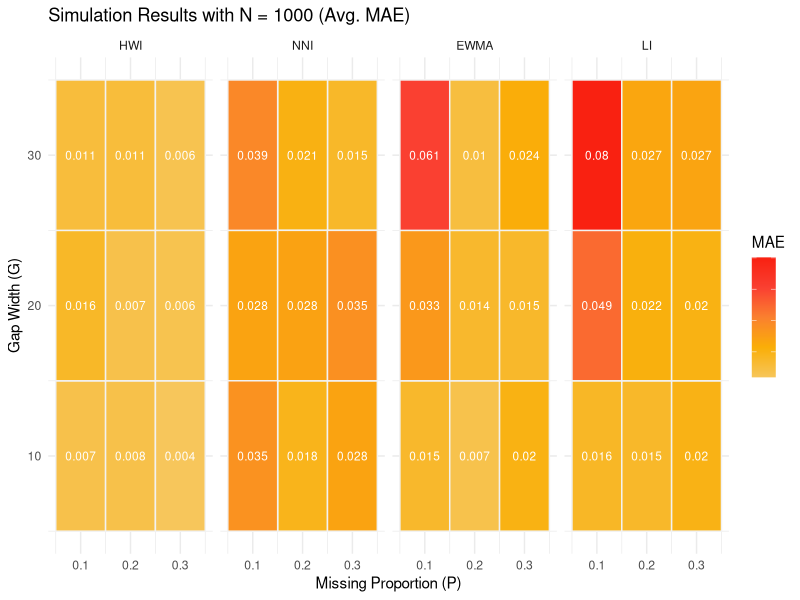
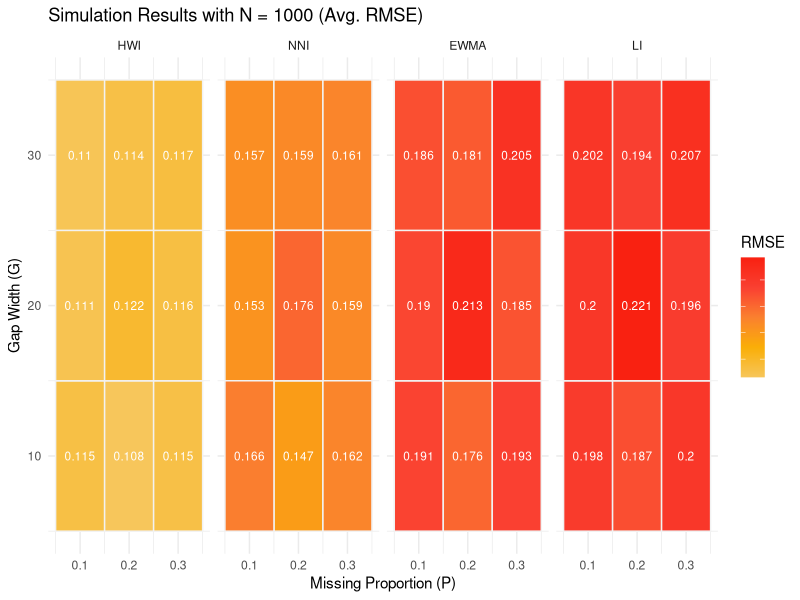
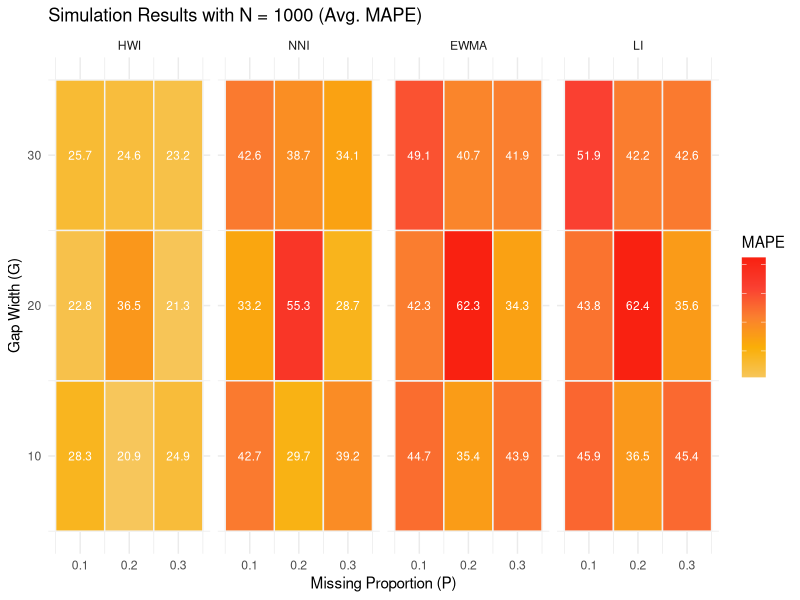

Write R code to recreate these figures, in order.
## ---- chunk 1
knitr::opts_chunk$set(echo = TRUE, warning = FALSE, message = FALSE)
## ---- chunk 2
library(dplyr)
library(ggplot2)

sim1 = read.csv('Simulation_Results/sim_1.csv')
sim2 = read.csv('Simulation_Results/sim_2.csv')

colors = c("#F7C65B","#FAAF08","#FA812F","#FA4032","#F92111")
col = colorRampPalette(colors = colors)(100)
## ---- chunk 3

grouped_NNI = sim1 %>% dplyr::group_by(Method, P, G, max_iter, K, n_series, random, method) %>%
                       dplyr::summarise(mae = mean(MAE), 
                                        rmse = mean(RMSE), 
                                        mape = mean(MAPE))

NNI_mae = grouped_NNI %>% dplyr::arrange(mae) %>% 
                          dplyr::group_by(P, G) %>% 
                          dplyr::filter(row_number()==1)
NNI_rmse = grouped_NNI %>% dplyr::arrange(rmse) %>% 
                          dplyr::group_by(P, G) %>% 
                          dplyr::filter(row_number()==1)
NNI_mape = grouped_NNI %>% dplyr::arrange(mape) %>% 
                          dplyr::group_by(P, G) %>% 
                          dplyr::filter(row_number()==1)

imp_mae = rbind(sim2 %>% dplyr::group_by(Method, P, G) %>% dplyr::summarize(mae = mean(MAE)), 
                NNI_mae %>% dplyr::select(Method, P, G, mae))
imp_rmse = rbind(sim2 %>% dplyr::group_by(Method, P, G) %>% dplyr::summarize(rmse = mean(RMSE)), 
                NNI_rmse %>% dplyr::select(Method, P, G, rmse))
imp_mape = rbind(sim2 %>% dplyr::group_by(Method, P, G) %>% dplyr::summarize(mape = mean(MAPE)), 
                NNI_mape %>% dplyr::select(Method, P, G, mape))

desired_order = c("HWI", "NNI", "EWMA", "LI")
imp_mae$Method = factor(as.character(imp_mae$Method), levels = desired_order)
imp_mae <- imp_mae[order(imp_mae$Method),]
imp_rmse$Method = factor(as.character(imp_rmse$Method), levels = desired_order)
imp_rmse <- imp_rmse[order(imp_rmse$Method),]
imp_mape$Method = factor(as.character(imp_mape$Method), levels = desired_order)
imp_mape <- imp_mape[order(imp_mape$Method),]
## ---- chunk 4
ggplot(imp_mae, aes(P, G, fill = mae)) +
  geom_tile(color = "gray95",lwd = 0.5, linetype = 1) +
  facet_grid(~ Method) +
  labs(title = 'Simulation Results with N = 1000 (Avg. MAE)', 
       x = "Missing Proportion (P)", 
       y = "Gap Width (G)", 
       fill = 'MAE') +
  scale_fill_gradientn(colours = col, values = c(0,1)) + 
  guides(fill = guide_colourbar(label = FALSE, ticks = FALSE)) +
  geom_text(aes(label = round(mae, 3)), color = "white", size = 3) +
  theme_minimal()
## ---- chunk 5
ggplot(imp_rmse, aes(P, G, fill = rmse)) +
  geom_tile(color = "gray95",lwd = 0.5, linetype = 1) +
  facet_grid(~ Method) +
  labs(title = 'Simulation Results with N = 1000 (Avg. RMSE)', 
       x = "Missing Proportion (P)", 
       y = "Gap Width (G)", 
       fill = 'RMSE') +
  scale_fill_gradientn(colours = col, values = c(0,1)) + 
  guides(fill = guide_colourbar(label = FALSE, ticks = FALSE)) +
  geom_text(aes(label = round(rmse, 3)), color = "white", size = 3) +
  theme_minimal()
## ---- chunk 6
ggplot(imp_mape, aes(P, G, fill = mape)) +
  geom_tile(color = "gray95",lwd = 0.5, linetype = 1) +
  facet_grid(~ Method) +
  labs(title = 'Simulation Results with N = 1000 (Avg. MAPE)', 
       x = "Missing Proportion (P)", 
       y = "Gap Width (G)", 
       fill = 'MAPE') +
  scale_fill_gradientn(colours = col, values = c(0,1)) + 
  guides(fill = guide_colourbar(label = FALSE, ticks = FALSE)) +
  geom_text(aes(label = round(mape, 1)), color = "white", size = 3) +
  theme_minimal()
## ---- chunk 7


## ---- chunk 8

## ---- chunk 9

## ---- chunk 10

